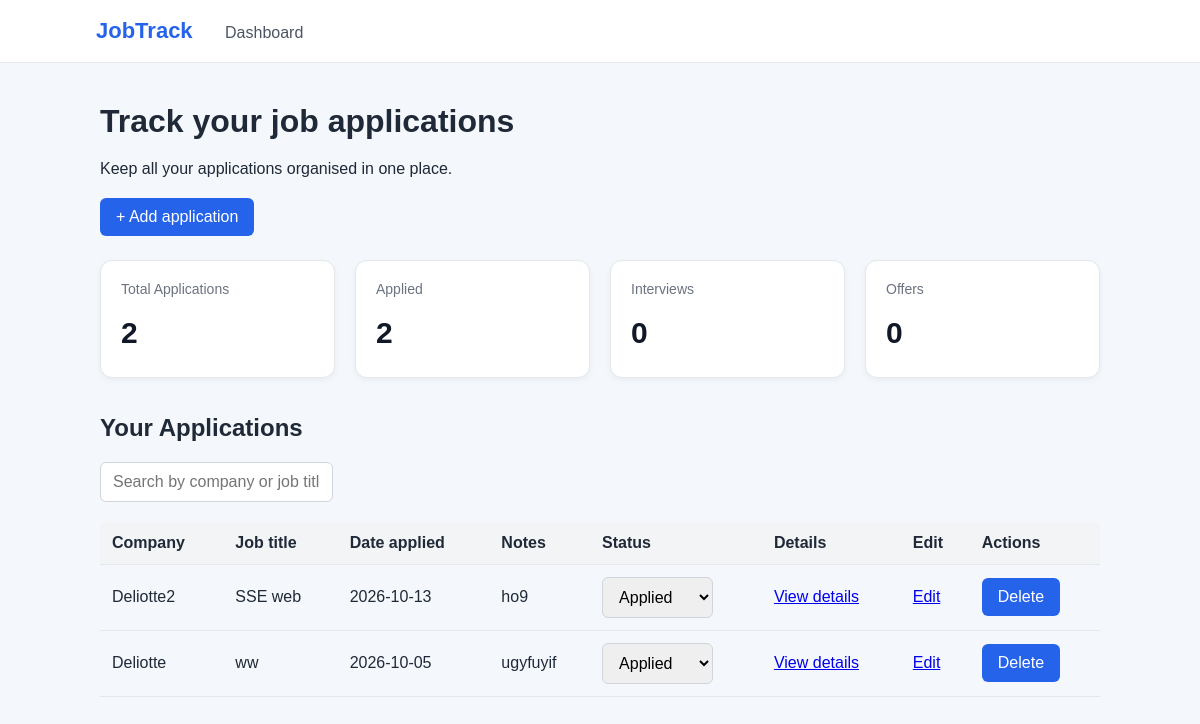
The page / on the database its author committed.
### tables this page shows
CREATE TABLE applications (
        id INTEGER PRIMARY KEY AUTOINCREMENT,
        company TEXT NOT NULL,
        job_title TEXT NOT NULL,
        date_applied TEXT NOT NULL,
        status TEXT NOT NULL DEFAULT 'Applied',
        job_url TEXT DEFAULT '',
        notes TEXT DEFAULT ''
    );

### app.py (the view)
@app.route("/")
def index():
    connection = get_db_connection()
    applications = connection.execute(
        "SELECT * FROM applications ORDER BY id DESC"
    ).fetchall()
    connection.close()
    return render_template(
        "index.html",
        applications=applications
    )

### db.py (called while the page is built)
def get_db_connection():
    connection = sqlite3.connect("jobtrack.db")
    connection.row_factory = sqlite3.Row
    return connection

### templates/index.html (shortened to what this page needs)
<!DOCTYPE html>
<html lang="en">
<head>
    <link rel="stylesheet" href="{{ url_for('static', filename='style.css') }}">
</head>
<body>
    <nav>
        <strong>JobTrack</strong>
        <a href="/">Dashboard</a>
    </nav>
    <main>
        <section class="welcome">
            <div>
                <h1>Track your job applications</h1>
                <p>Keep all your applications organised in one place.</p>
            </div>
            <a class="primary-button" href="/add">+ Add application</a>
        </section>
        <section class="summary-cards">
            <div class="summary-card">
                <h3>Total Applications</h3>
                <p>{{ applications | length }}</p>
            </div>
            <div class="summary-card">
                <h3>Applied</h3>
                <p>{{ applications | selectattr("status", "equalto", "Applied") | list | length }}</p>
            </div>
            <div class="summary-card">
                <h3>Interviews</h3>
                <p>{{ applications | selectattr("status", "equalto", "Interview") | list | length }}</p>
            </div>
            <div class="summary-card">
                <h3>Offers</h3>
                <p>{{ applications | selectattr("status", "equalto", "Offer") | list | length }}</p>
            </div>
        </section>
        <h2>Your Applications</h2>
        <input
            type="text"
            id="applicationSearch"
            placeholder="Search by company or job title..."
            onkeyup="searchApplications()"
        >
        {% if applications %}
            <table>
                <thead>
                    <tr>
                        <th>Company</th>
                        <th>Job title</th>
                        <th>Date applied</th>
                        <th>Notes</th>
                        <th>Status</th>
                        <th>Details</th>
                        <th>Edit</th>
                        <th>Actions</th>
                    </tr>
                </thead>
                <tbody>
                    {% for application in applications %}
                        <tr>
                            <td>{{ application["company"] }}</td>
                            <td>{{ application["job_title"] }}</td>
                            <td>{{ application["date_applied"] }}</td>
                            <td>{{ application["notes"] or "—" }}</td>
                            <td>
                                <form action="/update_status" method="post">
                                    <select name="status" onchange="this.form.submit()">
                                        {% for status_option in ["Applied", "Interview", "Offer", "Rejected"] %}
                                            <option
                                                value="{{ status_option }}"
                                                {% if application["status"] == status_option %}selected{% endif %}
                                            >
                                                {{ status_option }}
                                            </option>
                                        {% endfor %}
                                    </select>
                                </form>
                            </td>
                            <td>
                                <a href="/details/{{ application['id'] }}">View details</a>
                            </td>
                            <td>
                                <a href="{{ url_for('edit_application', application_id=application['id']) }}">
                                    Edit
                                </a>
                            </td>
                            <td>
                                <form action="/delete/{{ application['id'] }}" method="post"
                                    onsubmit="return confirm('Are you sure you want to delete this application?');">
                                    <button type="submit">Delete</button>
                                </form>
                            </td>
                        </tr>
                    {% endfor %}
                </tbody>
            </table>
        {% else %}
            <p>You haven't added any applications yet.</p>
        {% endif %}
    </main>
</body>
</html>

### static/style.css (style rules this page uses)
body { margin: 0; font-family: Arial, sans-serif; background-color: #f4f7fb; color: #1f2937; }
nav { background-color: #ffffff; padding: 18px 8%; border-bottom: 1px solid #e5e7eb; }
nav strong { color: #2563eb; font-size: 22px; }
nav a { margin-left: 28px; color: #4b5563; text-decoration: none; }
main { max-width: 1000px; margin: 40px auto; padding: 0 24px; }
h1 { margin-bottom: 8px; font-size: 32px; }
h2 { margin-top: 36px; }
p { line-height: 1.6; }
button { padding: 12px 18px; border: none; border-radius: 8px; background-color: #2563eb; color: white; font-size: 15px; cursor: pointer; }
.primary-button { display: inline-block; padding: 12px 18px; border-radius: 8px; background-color: #2563eb; color: white; text-decoration: none; font-size: 15px; }
.summary-cards { display: grid; grid-template-columns: repeat(4, 1fr); gap: 20px; margin: 24px 0; }
.summary-card { background-color: #ffffff; padding: 20px; border-radius: 12px; border: 1px solid #e5e7eb; box-shadow: 0 2px 6px rgba(0, 0, 0, 0.05); }
.summary-card h3 { font-size: 14px; font-weight: 500; color: #6b7280; margin: 0 0 12px; }
.summary-card p { font-size: 30px; font-weight: 700; color: #111827; margin: 0; }
input, select, textarea { box-sizing: border-box; max-width: 100%; padding: 10px 12px; border: 1px solid #d1d5db; border-radius: 6px; font: inherit; }
button, .primary-button { display: inline-block; padding: 10px 16px; border: none; border-radius: 6px; background: #2563eb; color: white; font: inherit; text-decoration: none; cursor: pointer; }
table { width: 100%; border-collapse: collapse; margin: 20px 0; }
th, td { padding: 12px; border-bottom: 1px solid #e5e7eb; text-align: left; overflow-wrap: anywhere; }
th { background: #f3f4f6; }

### rows shown on the page
applications: company "Deliotte2", job_title "SSE web", date_applied "2026-10-13", notes "ho9", status "Applied"
applications: company "Deliotte", job_title "ww", date_applied "2026-10-05", notes "ugyfuyif", status "Applied"

### other values the page prints
{{ applications | length }} "2"
